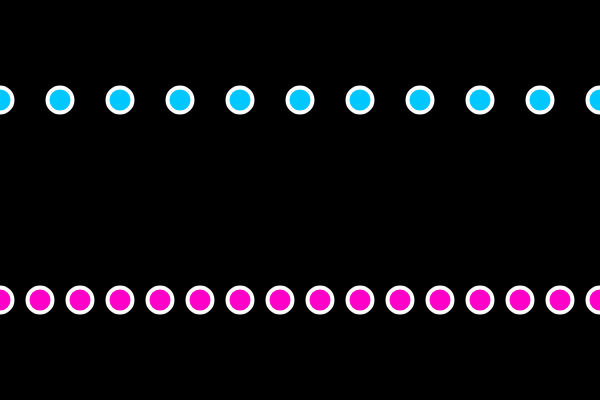
Frame 1 (no input)
Frame 60 (no input): identical to frame 1, image omitted
Frame 120 (the mouse pressed at the canvas centre since frame 60): identical to frame 1, image omitted

The p5.js sketch that drew this single still picture (run headless with seeded random() and noise() and a simulated clock; from frame 60 on, the mouse is pressed at the canvas centre):

// p5.js sketch
// ── sketch.js
// while and for Loops
// Code! Programming with p5.js
// The Coding Train / Daniel Shiffman
// https://thecodingtrain.com/beginners/p5js/4.1-while-for.html
// https://youtu.be/cnRD9o6odjk
// https://editor.p5js.org/codingtrain/sketches/1B6jhzI6

function setup() {
  createCanvas(600, 400);
}

function draw() {
  background(0);
  strokeWeight(4);
  stroke(255);

  var x = 0;
  while (x <= width) {
    fill(0, 200, 255);
    ellipse(x, 100, 25, 25);
    x = x + 60;
  }

  for (var x = 0; x <= width; x += 40) {
    fill(255, 0, 200);
    ellipse(x, 300, 25, 25);
  }
}
